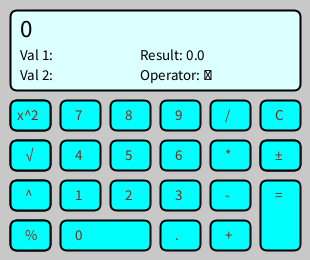
Frame 1 (no input)
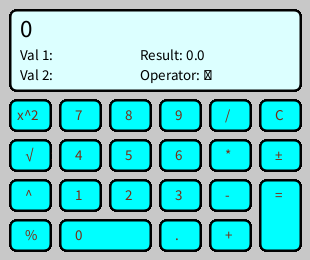
Frame 60 (the mouse pressed at the canvas centre just before this capture)
Frame 120 (the mouse held since frame 60 and released just before this capture): identical to frame 60, image omitted

The Processing sketch that drew these frames (run headless with seeded random() and noise(); from frame 60 on, the mouse is pressed at the canvas centre):

// Processing sketch: Calculator
// ── Calculator.pde
Button[] numButtons = new Button[10];
Button[] opButtons = new Button[11];
Button[] spButtons = new Button[1];

String displayValue = "0";
String valueToCompute = ""; //string value left of operator
String valueToCompute2 = ""; //string value right of operator
float valueToComputeI = 0;  //float value left of operator
float valueToComputeI2 = 0; //float value rihgt of operator
float result = 0;
char opValue;
boolean firstNum;
float a = pow(valueToComputeI, valueToComputeI2);
float decimal1 = 0;
float decimal2 = 0;

void setup() {
  size(310, 260);
  background(200);

  //Populate number buttons
  numButtons[0] = new Button(60, 220).asNumber(0, 90, 30);
  numButtons[1] = new Button(60, 180).asNumber(1, 40, 30);
  numButtons[2] = new Button(110, 180).asNumber(2, 40, 30);
  numButtons[3] = new Button(160, 180).asNumber(3, 40, 30);
  numButtons[4] = new Button(60, 140).asNumber(4, 40, 30);
  numButtons[5] = new Button(110, 140).asNumber(5, 40, 30);
  numButtons[6] = new Button(160, 140).asNumber(6, 40, 30);
  numButtons[7] = new Button(60, 100).asNumber(7, 40, 30);
  numButtons[8] = new Button(110, 100).asNumber(8, 40, 30);
  numButtons[9] = new Button(160, 100).asNumber(9, 40, 30);

  //Populate Operators
  opButtons[0] = new Button(260, 180).asOperator("=", 40, 70);
  opButtons[1] = new Button(210, 220).asOperator("+", 40, 30);
  opButtons[2] = new Button(210, 180).asOperator("-", 40, 30);
  opButtons[3] = new Button(210, 140).asOperator("*", 40, 30);
  opButtons[4] = new Button(210, 100).asOperator("/", 40, 30);
  opButtons[5] = new Button(260, 100).asOperator("C", 40, 30);
  opButtons[6] = new Button(260, 140).asOperator("+/-", 40, 30);
  opButtons[7] = new Button(10, 220).asOperator("%", 40, 30);
  opButtons[8] = new Button(10, 100).asOperator("x^2", 40, 30);
  opButtons[9] = new Button(10, 140).asOperator("Sqrt", 40, 30);
  opButtons[10] = new Button(10, 180).asOperator("^", 40, 30);

  //Populate Special Buttons
  spButtons[0] = new Button(160, 220).asSpecial(".", 40, 30);


  //Set the initial value of the first num to true
  firstNum = true;
}

void draw() {
  //Draw number buttons
  for (int i = 0; i<numButtons.length; i++) {
    Button inumButton = numButtons[i];
    inumButton.display();
  }
  for (int i=0; i<opButtons.length; i++) {
    Button iopButton = opButtons[i];
    iopButton.display();
  }
  for (int i=0; i<spButtons.length; i++) {
    Button ispButton = spButtons[i];
    ispButton.display();
  }
  updateDisplay();
}

void updateDisplay() {
  fill(220, 255, 255);
  rect(10, 10, 290, 80, 7);
  fill(0);
  textSize(25);
  text(displayValue, 20, 37);

  fill(220, 255, 255);
  noStroke();
  rect(15, 45, 280, 40);
  fill(0);
  textSize(15);
  text("Val 1: " + valueToCompute, 20, 60);
  text("Val 2: " + valueToCompute2, 20, 80);
  text("Result: " + result, 140, 60);
  text("Operator: " + opValue, 140, 80);
}

void performCalculation() {
  //Set string values to integers
  valueToComputeI = float(valueToCompute);
  valueToComputeI2 = float(valueToCompute2);

  //perform calculation based on the appropriate operator
  if (opValue == '+') {
    result = valueToComputeI + valueToComputeI2;
    displayValue = str(result);
  } else if (opValue == '-') {
    result = valueToComputeI - valueToComputeI2;
    displayValue = str(result);
  } else if (opValue == '*') {
    result = valueToComputeI * valueToComputeI2;
    displayValue = str(result);
  } else if (opValue == '/') {
    result = valueToComputeI / valueToComputeI2;
    displayValue = str(result);
  } else if (opValue == 'n') {
    if (firstNum) {
      valueToComputeI = valueToComputeI*-1;
      displayValue = str(valueToComputeI);
    } else {
      valueToComputeI2 = valueToComputeI2*-1;
      displayValue = str(valueToComputeI2);
    }
  } else if (opValue == '%') {
    if (firstNum) {
      valueToComputeI = valueToComputeI * 0.0100000000000;
      displayValue = str(valueToComputeI);
    } else {
      valueToComputeI2 = valueToComputeI2 * 0.0100000000000;
      displayValue = str(valueToComputeI2);
    }
  } else if (opValue == '√') {
    if (firstNum) {
      valueToComputeI = sqrt(valueToComputeI);
      displayValue = str(valueToComputeI);
    } else {
      valueToComputeI2 = sqrt(valueToComputeI2);
      displayValue = str(valueToComputeI2);
    }
  } else if (opValue == 's') {
    if (firstNum) {
      valueToComputeI = valueToComputeI * valueToComputeI;
      displayValue = str(valueToComputeI);
    } else {
      valueToComputeI2 = valueToComputeI2 * valueToComputeI2;
      displayValue = str(valueToComputeI2);
    }
  } else if (opValue == 'p') {
    result = pow(valueToComputeI, valueToComputeI2);
    displayValue = str(result);
  }
  // let = work multiple times
  if (firstNum) {
    valueToCompute = displayValue;
  } else {
    valueToCompute = displayValue;
    valueToCompute2 = "";
  }
}

void mousePressed() {
  for (int i=0; i<numButtons.length; i++) {
    Button inumButton = numButtons[i];
    inumButton.click();
    if (inumButton.on) {
      if (firstNum) {
        valueToCompute += int(inumButton.numButtonValue);
        displayValue = valueToCompute;
      } else {
        valueToCompute2 += int(inumButton.numButtonValue);
        displayValue = valueToCompute2;
      }
    }
  }
  for (int i=0; i<opButtons.length; i++) {
    Button iOpButton = opButtons[i];
    iOpButton.click();
    if (iOpButton.on) {
      decimal1 = 0;
      if (iOpButton.opButtonValue == "+") {
        if (result !=0) {
          opValue = '+';
          valueToCompute2 = "";
          firstNum = false;
          displayValue = "+";
        } else {
          opValue = '+';
          firstNum = false;
          displayValue = "+";
        }
      } else if (iOpButton.opButtonValue == "=") {
        //Perform calculation
        firstNum = true;
        performCalculation();
      } else if (iOpButton.opButtonValue == "-") {
        if (result !=0) {
          opValue = '-';
          valueToCompute2 = "";
          firstNum = false;
          displayValue = "-";
        } else {
          opValue = '-';
          firstNum = false;
          displayValue = "-";
        }
      } else if (iOpButton.opButtonValue == "*") {
        if (result !=0) {
          opValue = '*';
          valueToCompute2 = "";
          firstNum = false;
          displayValue = "*";
        } else {
          opValue = '*';
          firstNum = false;
          displayValue = "*";
        }
      } else if (iOpButton.opButtonValue == "/") {
        if (result !=0) {
          opValue = '/';
          valueToCompute2 = "";
          firstNum = false;
          displayValue = "/";
        } else {
          opValue = '/';
          firstNum = false;
          displayValue = "/";
        }
      } else if (iOpButton.opButtonValue == "C") {
        displayValue = "0";
        opValue = 'C';
        valueToCompute = "";
        valueToCompute2 = "";
        valueToComputeI = 0;
        valueToComputeI2 = 0;
        result = 0;
        firstNum = true;
        decimal1 = 0;
        decimal2 = 0;
      } else if (iOpButton.opButtonValue == "+/-") {
        opValue = 'n';
        performCalculation();
      } else if (iOpButton.opButtonValue == "%") {
        opValue = '%';
        performCalculation();
      } else if (iOpButton.opButtonValue == "Sqrt") {
        opValue = '√';
        performCalculation();
      } else if (iOpButton.opButtonValue == "x^2") {
        opValue = 's';
        performCalculation();
      } else if (iOpButton.opButtonValue == "^") {
        if (result !=0) {
          opValue = 'p';
          valueToCompute2 = "";
          firstNum = false;
          displayValue = "^";
        } else {
          opValue = 'p';
          firstNum = false;
          displayValue = "^";
        }
      }
    }
  }
  for (int i=0; i<spButtons.length; i++) {
    Button iSpButton = spButtons[i];
    iSpButton.click();
    if (iSpButton.on) {
      if (iSpButton.spButtonValue == ".") {
        if (decimal1 < 1 && decimal2 < 1) {
          // concantenate the values clicked on
          if (iSpButton.on && firstNum == true) {
            valueToCompute += iSpButton.spButtonValue;
            displayValue = valueToCompute;
            decimal1 += 1;
          } else if (iSpButton.on && firstNum == false) {
            valueToCompute2 += iSpButton.spButtonValue;
            displayValue = valueToCompute2;
            decimal2 += 1;
          }
        }
      }
    }
  }
}

void keyPressed() {
  if (key == '1') {
    handleKeyPressNum("1");
  } else if (key == '2') {
    handleKeyPressNum("2");
  } else if (key == '3') {
    handleKeyPressNum("3");
  } else if (key == '4') {
    handleKeyPressNum("4");
  } else if (key == '5') {
    handleKeyPressNum("5");
  } else if (key == '6') {
    handleKeyPressNum("6");
  } else if (key == '7') {
    handleKeyPressNum("7");
  } else if (key == '8') {
    handleKeyPressNum("8");
  } else if (key == '9') {
    handleKeyPressNum("9");
  } else if (key == '0') {
    handleKeyPressNum("0");
  } else if (key == 'C' || key == 'c') {
    handleKeyPressOp("C");
  } else if (key == '=') {
    handleKeyPressOp("=");
  } else if (key == '+') {
    handleKeyPressOp("+");
  } else if (key == '-') {
    handleKeyPressOp("-");
  } else if (key == '*') {
    handleKeyPressOp("*");
  } else if (key == '/') {
    handleKeyPressOp("/");
  }
}  

void handleKeyPressNum(String keyPress) {
  if (firstNum) {
    valueToCompute += keyPress;
    displayValue = valueToCompute;
  } else {
    valueToCompute2 += keyPress;
    displayValue = valueToCompute2;
  }
}

void handleKeyPressOp(String keyPress) {
  if (keyPress == "C" || keyPress == "c") {
    displayValue = "0";
    opValue = 'C';
    valueToCompute = "";
    valueToCompute2 = "";
    valueToComputeI = 0;
    valueToComputeI2 = 0;
    result = 0;
    firstNum = true;
    decimal1 = 0;
    decimal2 = 0;
  } else if (keyPress == "=" || keyPress == "return") {
    //Perform Calculation
    firstNum = true;
    performCalculation();
  } else if (keyPress == "+") {
    if (result !=0) {
      opValue = '+';
      valueToCompute2 = "";
      firstNum = false;
      displayValue = "+";
    } else {
      opValue = '+';
      firstNum = false;
      displayValue = "+";
    }
  } else if (keyPress == "-") {
    if (result !=0) {
      opValue = '-';
      valueToCompute2 = "";
      firstNum = false;
      displayValue = "-";
    } else {
      opValue = '-';
      firstNum = false;
      displayValue = "-";
    }
  } else if (keyPress == "*") {
    if (result !=0) {
      opValue = '*';
      valueToCompute2 = "";
      firstNum = false;
      displayValue = "*";
    } else {
      opValue = '*';
      firstNum = false;
      displayValue = "*";
    }
  } else if (keyPress == "/") {
    if (result !=0) {
      opValue = '/';
      valueToCompute2 = "";
      firstNum = false;
      displayValue = "/";
    } else {
      opValue = '/';
      firstNum = false;
      displayValue = "/";
    }
  }
}

class Button {
  //Class variables
  boolean isNumber;
  boolean isOperator;
  boolean isSpecial;
  float numButtonValue;
  String opButtonValue;
  String spButtonValue;
  float x;
  float y;
  float w;
  float h;
  boolean on;

  //Constructor
  Button(float tempX, float tempY) {
    x = tempX;
    y = tempY;
    //println(numButtonValue);
  }

  //Constructor for number buttons
  Button asNumber(float tempNumButtonValue, float tempW, float tempH) {
    isNumber = true;
    numButtonValue = tempNumButtonValue;
    w = tempW;
    h = tempH;
    return this;
  }

  Button asOperator(String tempOpButtonValue, float tempW, float tempH) {
    isOperator = true;
    opButtonValue = tempOpButtonValue;
    w = tempW;
    h = tempH;
    return this;
  }

  Button asSpecial(String buttonValue, float tempW, float tempH) {
    isSpecial = true;
    spButtonValue = buttonValue;
    w = tempW;
    h = tempH;
    return this;
  }

  //Draw the button on the canvas
  void display() {
    //Draw rounded edged button on canvas
    if (isNumber) {
      fill(0, 255, 255);
      stroke(0);
      strokeWeight(2);
      rect(x, y, w, h, 7);
      fill(122, 44, 22);
      textSize(15);
      text(int(numButtonValue), x+15, y+20);
    } else if (isOperator) {
      fill(0, 255, 255);
      stroke(0);
      strokeWeight(2);
      rect(x, y, w, h, 7);
      fill(122, 44, 22);
      textSize(15);
      text(opButtonValue, x+15, y+20);
      if(opButtonValue == "+/-") {
        fill(0, 255, 255);
        stroke(0);
        strokeWeight(2);
        rect(x, y, w, h, 7);
        fill(122, 44, 22);
        textSize(15);
        text("±", x+15, y+20);
      } else if (opButtonValue == "Sqrt") {
        fill(0, 255, 255);
        stroke(0);
        strokeWeight(2);
        rect(x, y, w, h, 7);
        fill(122, 44, 22);
        textSize(15);
        text("√", x+15, y+20);
      } else if (opButtonValue == "%") {
        fill(0, 255, 255);
        stroke(0);
        strokeWeight(2);
        rect(x, y, w, h, 7);
        fill(122, 44, 22);
        textSize(15);
        text("%", x+15, y+20);
      } else if (opButtonValue == "x^2") {
        fill(0, 255, 255);
        stroke(0);
        strokeWeight(2);
        rect(x, y, w, h, 7);
        fill(122, 44, 22);
        textSize(15);
        text(opButtonValue, x+7, y+20);
      } else if (opButtonValue == "^") {
        fill(0, 255, 255);
        stroke(0);
        strokeWeight(2);
        rect(x, y, w, h, 7);
        fill(122, 44, 22);
        textSize(15);
        text(opButtonValue, x+15, y+20);
      }
    } else if (isSpecial) {
      fill(0, 255, 255);
      stroke(0);
      strokeWeight(2);
      rect(x, y, w, h, 7);
      fill(122, 44, 22);
      textSize(15);
      text(spButtonValue, x+15, y+20);
    }
  }

  //Handle mouse actions
  void click() {
    on = mouseX < x+w && mouseX > x && mouseY < y+h && mouseY > y;
  }
}
